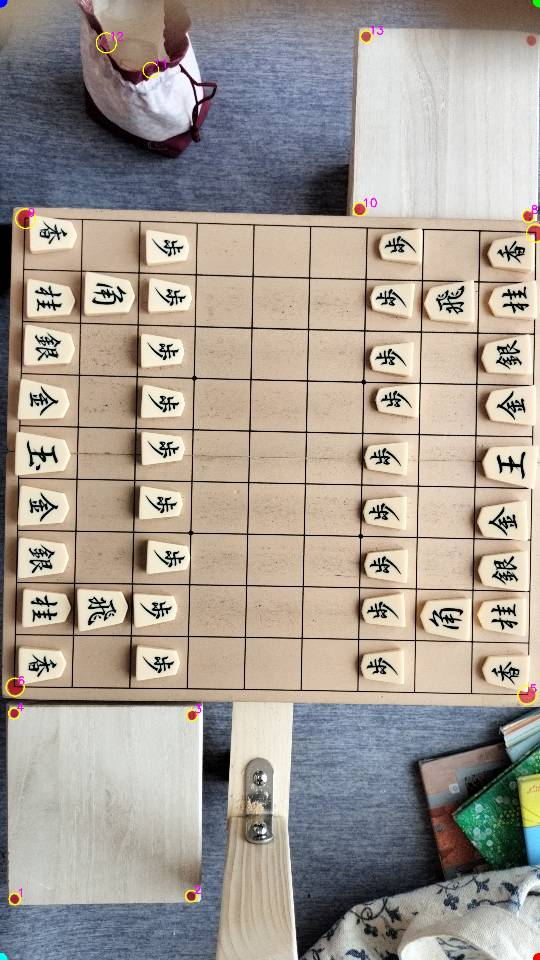
#> input picture train/src/debug_small.jpg, 540 x 960 px; its folder holds only this picture in this run
$ python auto_calibrate.py --image debug_small.jpg --images . --out out.png
#> lines starting #> are read from the running program, lines starting #| are printed output that depends on the picture; after the words box and inside, x2 and y2 are one past the last pixel; in counts of white or black regions, pixels touching at a corner belong together
"""
赤丸自動検出キャリブレーションツール
- 画像内の赤丸を自動検出
- 盤面の4隅を特定してcalibration.jsonを生成
- 手動クリック不要で高速キャリブレーション

使い方:
  # 単一画像
  python auto_calibrate.py \
    --image "//YukiYoshiNAS/Shogiban-kaiseki-tool/train/data/data0-akamaru (1).jpg" \
    --out   "//YukiYoshiNAS/Shogiban-kaiseki-tool/train/src/auto_calib.json"

  # フォルダ内の全画像を一括処理
  python auto_calibrate.py \
    --images "//YukiYoshiNAS/Shogiban-kaiseki-tool/train/data/対局/" \
    --out    "//YukiYoshiNAS/Shogiban-kaiseki-tool/train/src/"

オプション:
  --preview   検出結果をプレビュー表示
  --pattern   対象ファイルパターン（デフォルト: IMG_）
"""

import cv2
import numpy as np
import json
import argparse
import sys
from pathlib import Path

# -------------------------------------------------------
# 赤丸検出パラメータ
# -------------------------------------------------------
# HSV色空間での赤の範囲（赤は0度と180度付近の2範囲）
RED_LOWER1 = np.array([0,   120, 80])
RED_UPPER1 = np.array([10,  255, 255])
RED_LOWER2 = np.array([165, 120, 80])
RED_UPPER2 = np.array([180, 255, 255])

# 盤の赤丸は意図的に大きく描いてある（駒台の丸より大きい）。
# 画像の短辺に対する比率で半径しきい値を決める（撮影距離が一定なら安定）。
# 例: 短辺2160pxで盤の赤丸 半径30-35 → 比率 約0.014-0.016
BOARD_RADIUS_RATIO_MIN = 0.011   # 盤赤丸の最小半径（短辺比）
BOARD_RADIUS_RATIO_MAX = 0.025   # 盤赤丸の最大半径（短辺比）
MIN_CIRCULARITY = 0.45           # 円形度の下限（本・駒袋の歪んだ赤を除外）
MIN_AREA = 400                   # 最小面積(px^2)

def detect_red_circles(img):
    """
    画像から盤の赤丸の中心座標リストを返す
    盤の赤丸は大きめなので、サイズと円形度でフィルタして
    駒台の小さい丸・本や駒袋の赤を除外する
    Returns: list of (x, y, radius, circularity)
    """
    h, w = img.shape[:2]
    short_side = min(h, w)
    r_min = short_side * BOARD_RADIUS_RATIO_MIN
    r_max = short_side * BOARD_RADIUS_RATIO_MAX

    hsv = cv2.cvtColor(img, cv2.COLOR_BGR2HSV)

    # 赤マスク（2つの範囲を合成）
    mask1 = cv2.inRange(hsv, RED_LOWER1, RED_UPPER1)
    mask2 = cv2.inRange(hsv, RED_LOWER2, RED_UPPER2)
    mask = cv2.bitwise_or(mask1, mask2)

    # ノイズ除去
    kernel = np.ones((5, 5), np.uint8)
    mask = cv2.morphologyEx(mask, cv2.MORPH_OPEN,  kernel)
    mask = cv2.morphologyEx(mask, cv2.MORPH_CLOSE, kernel)

    # 輪郭検出
    contours, _ = cv2.findContours(mask, cv2.RETR_EXTERNAL, cv2.CHAIN_APPROX_SIMPLE)

    circles = []
    for cnt in contours:
        area = cv2.contourArea(cnt)
        if area < MIN_AREA:
            continue
        peri = cv2.arcLength(cnt, True)
        if peri == 0:
            continue
        circ = 4 * np.pi * area / (peri * peri)
        (x, y), radius = cv2.minEnclosingCircle(cnt)
        # 盤の赤丸サイズ + 円形度でフィルタ
        if r_min <= radius <= r_max and circ >= MIN_CIRCULARITY:
            circles.append((float(x), float(y), float(radius), float(circ)))

    return circles

# [92 lines left out: functions select_board_corners, order_points, compute_grid, save_json, not called in this run]

def process_image(img_path, out_path, preview=False):
    img = cv2.imdecode(np.fromfile(str(img_path), dtype=np.uint8), cv2.IMREAD_COLOR)
    if img is None:
        print(f"  [ERROR] 読み込み失敗: {img_path}")
        return False

    h, w = img.shape[:2]

    # 赤丸検出
    circles = detect_red_circles(img)
    print(f"  赤丸検出数: {len(circles)}")

    if len(circles) < 4:
        print(f"  [ERROR] 赤丸が4個未満 ({len(circles)}個) → スキップ")
        return False

    # 盤面4隅を選択
    corner_pts = select_board_corners(circles, img.shape)
    if corner_pts is None:
        print(f"  [ERROR] 4隅の特定に失敗 → スキップ")
        return False

    # 点を正規順序に
    ordered = order_points(corner_pts)

    # グリッド計算
    M, M_inv, centers = compute_grid(ordered)

    # JSON保存
    save_json(out_path, img_path, img.shape, ordered, M, M_inv, centers, circles)
    print(f"  [OK] 保存: {out_path.name}")
    print(f"  4隅: {ordered.tolist()}")

    # プレビュー
    if preview:
        vis = img.copy()
        # 全赤丸を表示
        for c in circles:
            x, y, r = c[0], c[1], c[2]
            cv2.circle(vis, (int(x), int(y)), int(r), (0, 255, 255), 2)
            cv2.circle(vis, (int(x), int(y)), 3, (0, 255, 255), -1)

        # 盤面4隅を強調
        colors = [(0,0,255),(0,128,255),(0,255,0),(255,0,0)]
        labels = ["TL","TR","BR","BL"]
        for i, (px, py) in enumerate(ordered):
            cv2.circle(vis, (int(px), int(py)), 15, colors[i], 3)
            cv2.putText(vis, labels[i], (int(px)+15, int(py)),
                        cv2.FONT_HERSHEY_SIMPLEX, 1.0, colors[i], 2)

        # グリッド線
        for i in range(10):
            t = i / 9
            top  = ordered[0] + t * (ordered[1] - ordered[0])
            bot  = ordered[3] + t * (ordered[2] - ordered[3])
            left = ordered[0] + t * (ordered[3] - ordered[0])
            right= ordered[1] + t * (ordered[2] - ordered[1])
            cv2.line(vis, tuple(top.astype(int)), tuple(bot.astype(int)), (0,200,0), 1)
            cv2.line(vis, tuple(left.astype(int)), tuple(right.astype(int)), (0,200,0), 1)

        scale = min(1200/w, 900/h, 1.0)
        disp = cv2.resize(vis, (int(w*scale), int(h*scale)))
        cv2.namedWindow("Auto Calibration", cv2.WINDOW_NORMAL)
        cv2.resizeWindow("Auto Calibration", int(w*scale), int(h*scale))
        cv2.setWindowTitle("Auto Calibration",
            f"{img_path.name} | 黄=全赤丸 色付き=盤4隅 | Enter:次へ ESC:終了")
        cv2.imshow("Auto Calibration", disp)
        key = cv2.waitKey(0) & 0xFF
        if key == 27:
            cv2.destroyAllWindows()
            return "abort"

    return True

def main():
    parser = argparse.ArgumentParser(description="赤丸自動検出キャリブレーション")
    parser.add_argument("--image",   help="単一画像パス")
    parser.add_argument("--images",  help="画像フォルダ")
    parser.add_argument("--out",     required=True, help="出力パス（単一画像時はJSONパス、フォルダ時は出力フォルダ）")
    parser.add_argument("--pattern", default="IMG_", help="対象ファイルパターン（デフォルト: IMG_）")
    parser.add_argument("--preview", action="store_true", help="検出結果をプレビュー表示")
    parser.add_argument("--resume",  action="store_true", help="既存JSONをスキップ")
    args = parser.parse_args()

    # 単一画像モード
    if args.image:
        img_path = Path(args.image)
        out_path = Path(args.out)
        print(f"処理: {img_path.name}")
        process_image(img_path, out_path, preview=args.preview)
#> in process_image, img is the input picture: shape (960, 540, 3); mean B, G, R 147.4, 156.3, 165.1
#> in detect_red_circles, `hsv = cv2.cvtColor(img, cv2.COLOR_BGR2HSV)`: hsv: shape (960, 540, 3); mean H, S, V 44.4, 54.6, 171.6
#> in detect_red_circles, `mask1 = cv2.inRange(hsv, RED_LOWER1, RED_UPPER1)`:
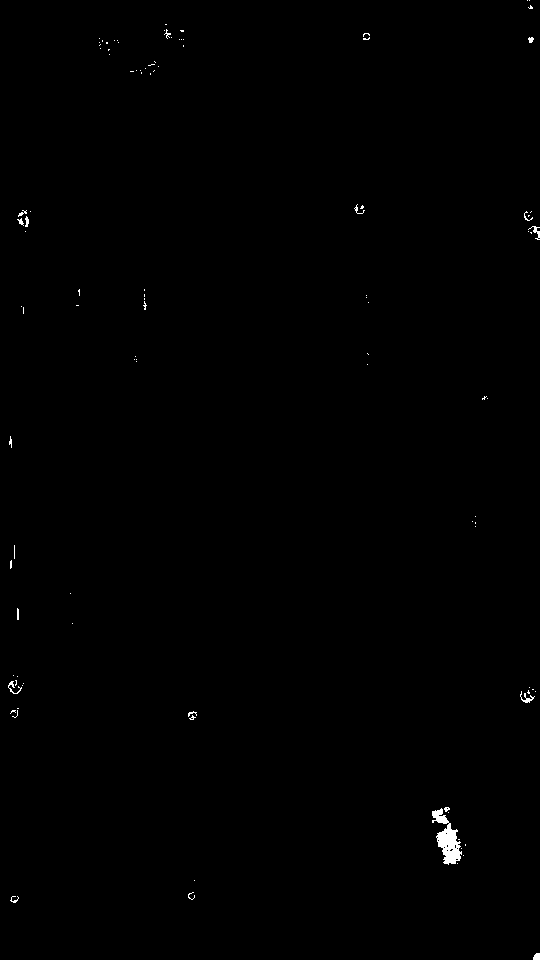
#> mask1: shape (960, 540); 0.31% white; 106 white regions (89 under 20 px), largest, box (x1, y1, x2, y2) and area: (432, 808, 462, 865) 781, (520, 691, 535, 703) 61, (8, 681, 22, 694) 54
#> in detect_red_circles, `mask2 = cv2.inRange(hsv, RED_LOWER2, RED_UPPER2)`:
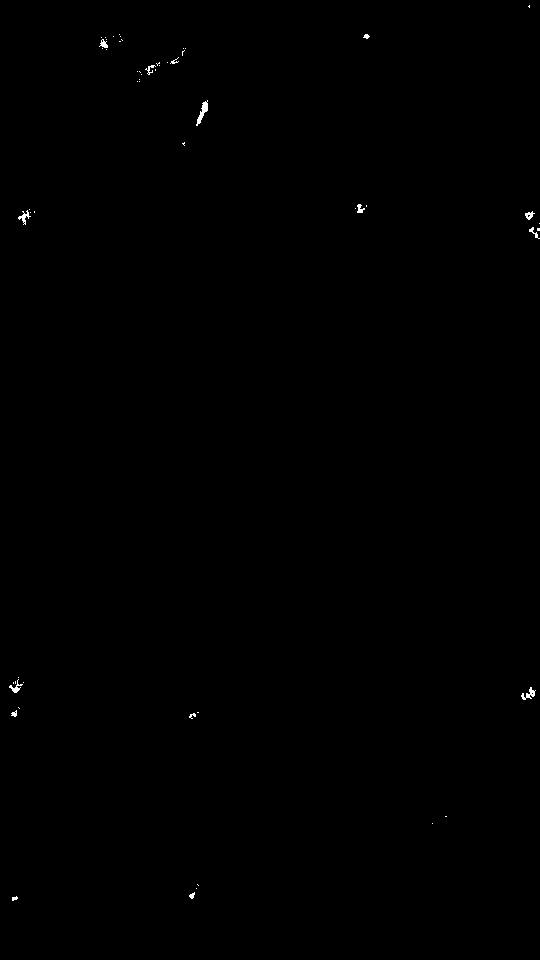
#> mask2: shape (960, 540); 0.15% white in thin lines or dots
#> in detect_red_circles, `mask = cv2.bitwise_or(mask1, mask2)`:
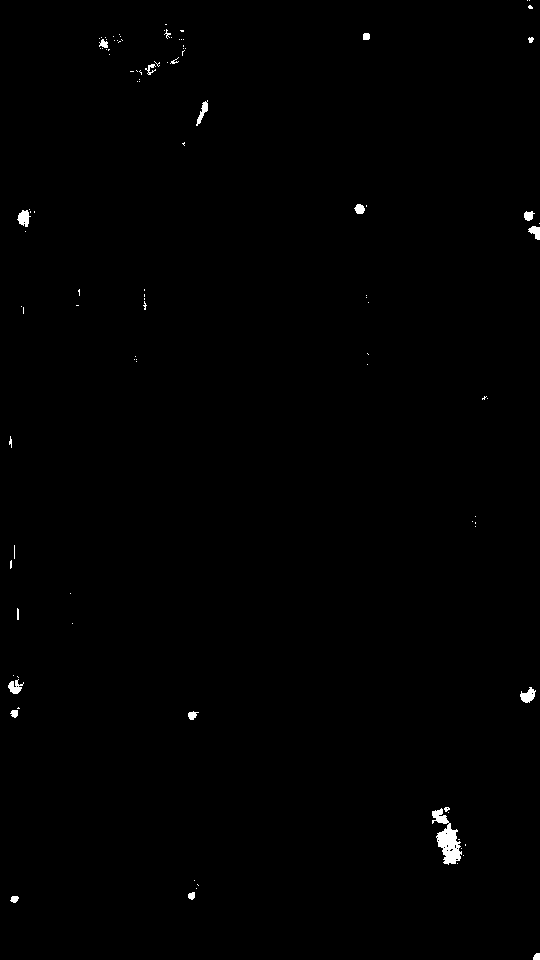
#> mask: shape (960, 540); 0.45% white; 106 white regions (84 under 20 px), largest, box (x1, y1, x2, y2) and area: (432, 808, 462, 865) 784, (520, 687, 536, 703) 152, (17, 210, 31, 227) 149
#> in detect_red_circles, `mask = cv2.morphologyEx(mask, cv2.MORPH_OPEN,  kernel)`:
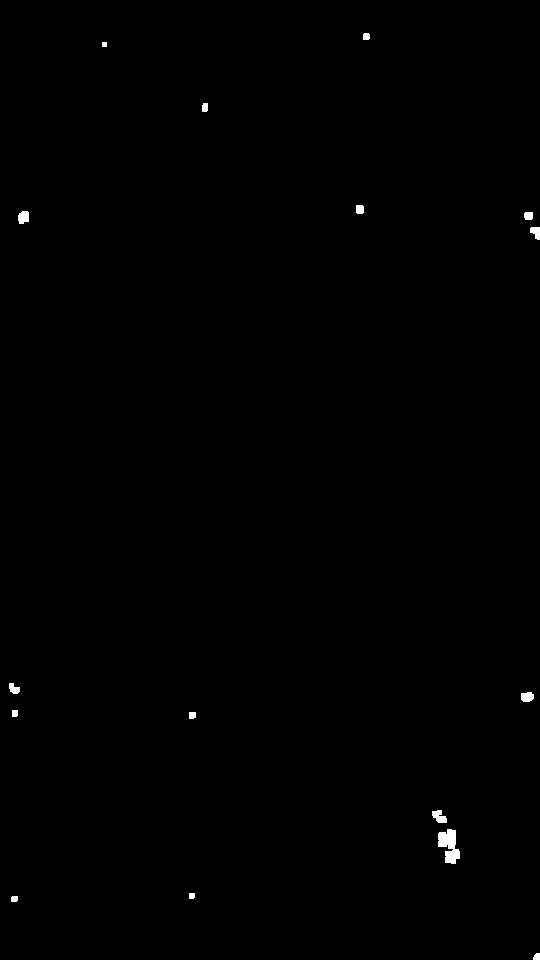
#> mask: shape (960, 540); 0.29% white; 16 white regions, largest, box (x1, y1, x2, y2) and area: (438, 829, 460, 864) 480, (432, 810, 447, 823) 130, (18, 211, 29, 224) 120
#> in detect_red_circles, `mask = cv2.morphologyEx(mask, cv2.MORPH_CLOSE, kernel)`: mask: shape (960, 540); 0.29% white; 16 white regions
#> in detect_red_circles, `contours, _ = cv2.findContours(mask, cv2.RETR_EXTERNAL, cv2.CHAIN_APPR..`: contours = 16 contours, 1 with area under 20; largest, box (x1, y1, x2, y2) and area: (438, 829, 460, 864) 459, (432, 810, 447, 823) 110, (18, 211, 29, 224) 100, (521, 692, 534, 702) 92, (530, 227, 540, 240) 74
#> the loop in detect_red_circles, `for cnt in contours:` made 16 passes
#> area on passes 1, 2, 3, 5, 6, 7, 8, 9, 10, 11, 12, 13: 30.5, 29, 24.5, 109.5, 34.5, 29.5, 91.5, 66, 74, 53.5, 100, 54.5
#> (area, peri, circ, x, y, radius) on pass 4: (459, 105.3, 0.52, 449, 846.5, 17.59)
#> after the loop in detect_red_circles, `for cnt in contours:`: circles = []
#|   赤丸検出数: 0
#|   [ERROR] 赤丸が4個未満 (0個) → スキップ
        if args.preview:
            cv2.destroyAllWindows()
        return

    # フォルダモード
    if args.images:
        images_folder = Path(args.images)
        out_folder    = Path(args.out)
        out_folder.mkdir(parents=True, exist_ok=True)

        image_files = sorted(set(
            list(images_folder.glob(f"{args.pattern}*.jpg")) +
            list(images_folder.glob(f"{args.pattern}*.JPG")) +
            list(images_folder.glob(f"*.jpg")) +
            list(images_folder.glob(f"*.JPG"))
        ))
        # パターンでフィルタ
        if args.pattern != "*":
            image_files = [f for f in image_files if f.name.startswith(args.pattern)]

        if not image_files:
            print(f"[ERROR] 画像が見つかりません: {images_folder}")
            sys.exit(1)

        print(f"対象画像: {len(image_files)} 枚")
        ok, ng, skip = 0, 0, 0

        for img_path in image_files:
            out_path = out_folder / f"{img_path.stem}_calib.json"

            if args.resume and out_path.exists():
                print(f"[SKIP] {img_path.name}")
                skip += 1
                continue

            print(f"処理: {img_path.name}")
            result = process_image(img_path, out_path, preview=args.preview)
            if result == "abort":
                print("中断しました")
                break
            elif result:
                ok += 1
            else:
                ng += 1

        if args.preview:
            cv2.destroyAllWindows()

        print(f"\n完了: 成功={ok} 失敗={ng} スキップ={skip}")
        return

    print("[ERROR] --image または --images が必要です")
    sys.exit(1)

if __name__ == "__main__":
    main()
